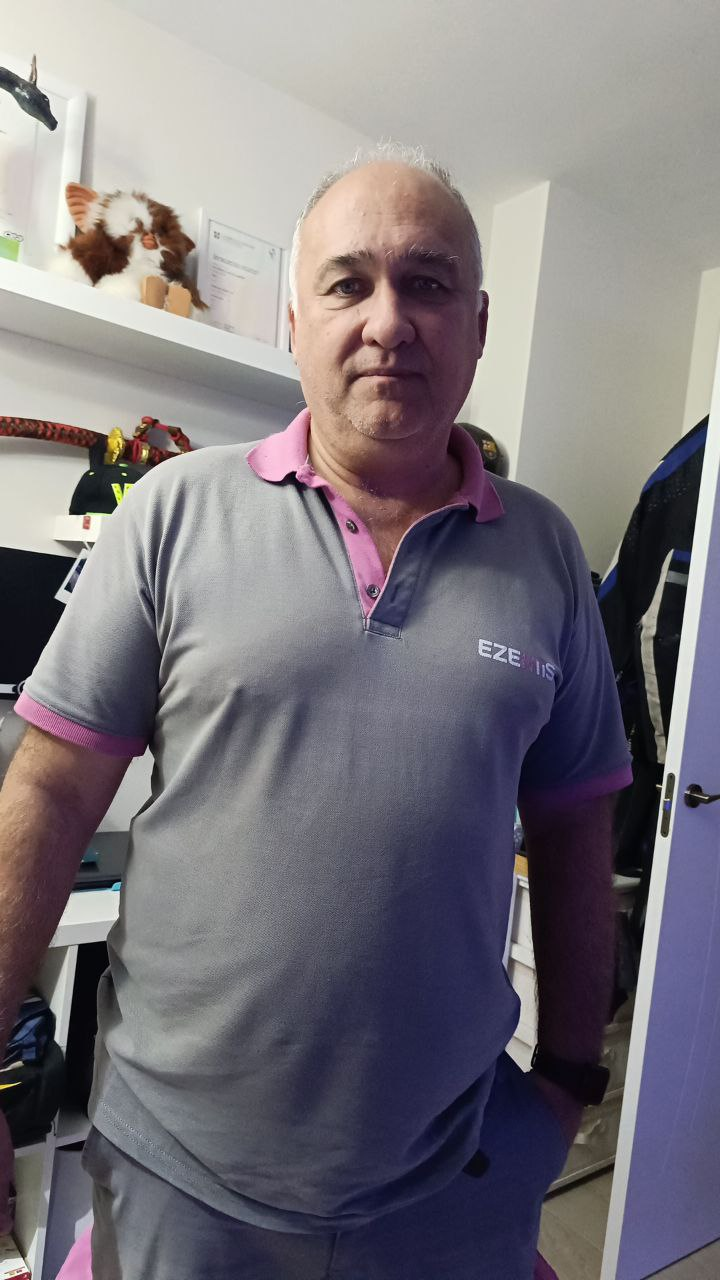
#> input picture IA/imagenes/40.jpg, 720 x 1280 px
$ python pruebas.py
#> lines starting #> are read from the running program, lines starting #| are printed output that depends on the picture; after the words box and inside, x2 and y2 are one past the last pixel; in counts of white or black regions, pixels touching at a corner belong together
import cv2
import sys

faceCascade = cv2.CascadeClassifier(cv2.data.haarcascades + "haarcascade_frontalface_default.xml")


image = cv2.imread("./imagenes/40.jpg")
#> image is the input picture: shape (1280, 720, 3); mean B, G, R 123.6, 117.8, 122.5
gray = cv2.cvtColor(image, cv2.COLOR_BGR2GRAY)
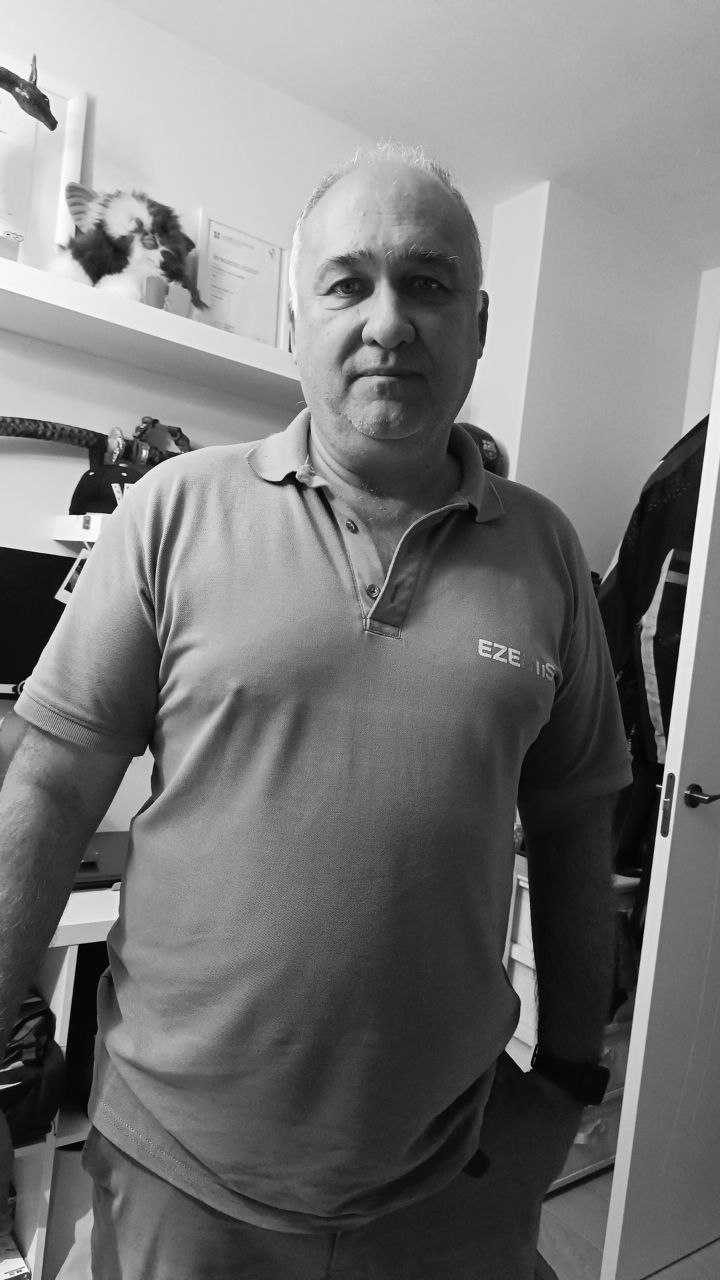
#> gray: shape (1280, 720); min 0, max 255, mean 119.9


faces = faceCascade.detectMultiScale(
    gray,
    scaleFactor=1.1,
    minNeighbors=5,
    minSize=(30, 30),
    flags=cv2.CASCADE_SCALE_IMAGE
)
#> faces = [[275, 200, 225, 225]]


for (x, y, w, h) in faces:
    cv2.rectangle(image, (x, y), (x+w, y+h), (0, 255, 0), 2)
#> this loop made 1 pass
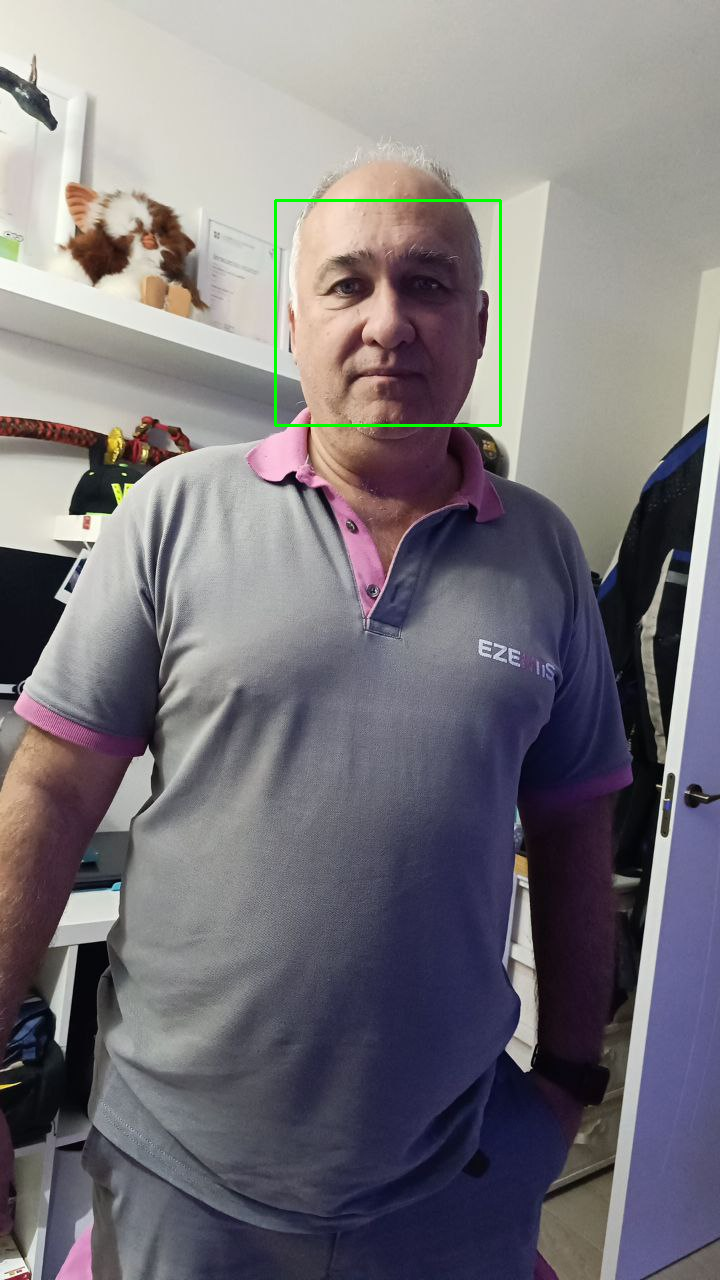
#> image: shape (1280, 720, 3); 0.29% of pixels changed, all inside (x1, y1, x2, y2) = (274, 199, 502, 427)


cv2.imshow("Faces found", image)
cv2.waitKey(0)

$ run again, with IA/imagenes/1.jpg copied over IA/imagenes/40.jpg
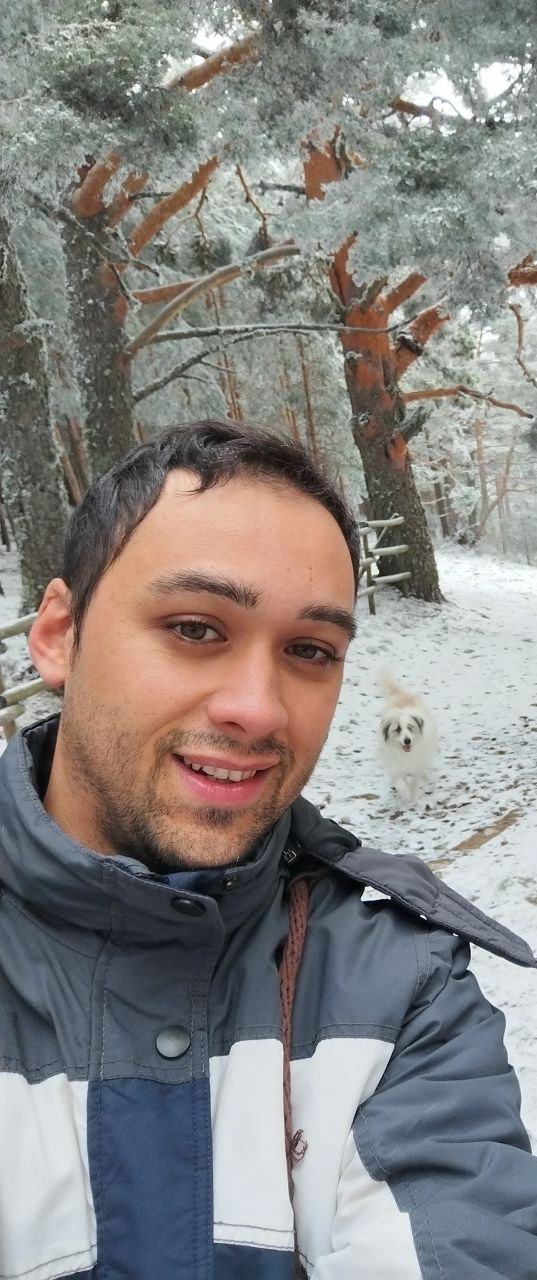
#> input picture IA/imagenes/1.jpg, 537 x 1280 px
#> image is the input picture: shape (1280, 537, 3); mean B, G, R 130.1, 132.4, 135
#> `gray = cv2.cvtColor(image, cv2.COLOR_BGR2GRAY)`:
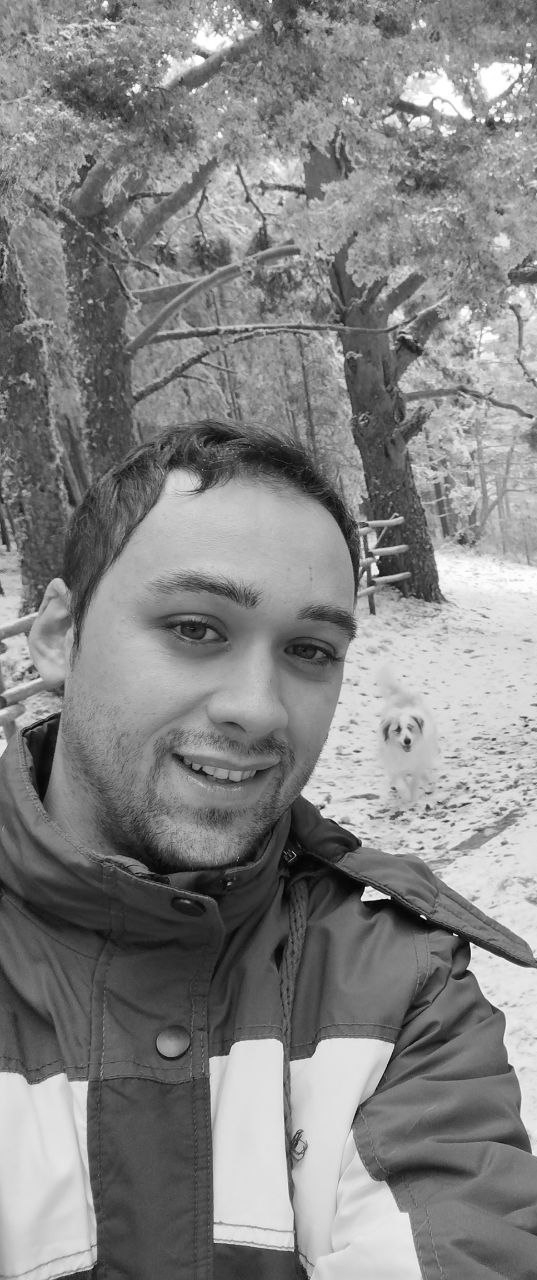
#> gray: shape (1280, 537); min 0, max 255, mean 132.9
#> faces = [[65, 501, 359, 359]]
#> the loop `for (x, y, w, h) in faces:` made 1 pass
#> after the loop `for (x, y, w, h) in faces:`:
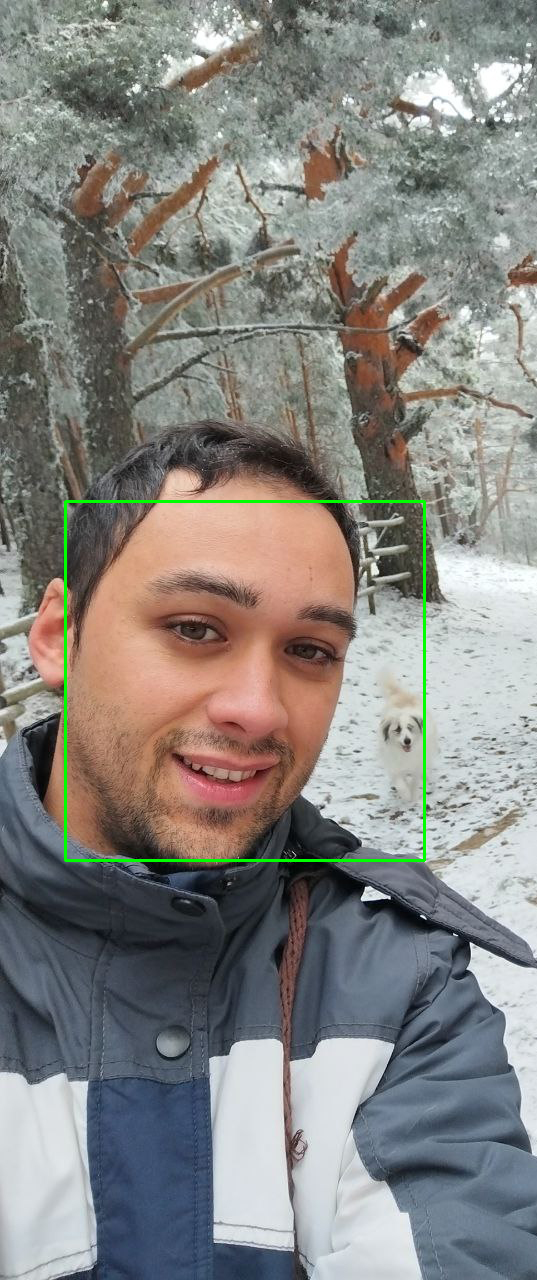
#> image: shape (1280, 537, 3); 0.63% of pixels changed, all inside (x1, y1, x2, y2) = (64, 500, 426, 862)

$ run again, with IA/imagenes/10.jpg copied over IA/imagenes/40.jpg
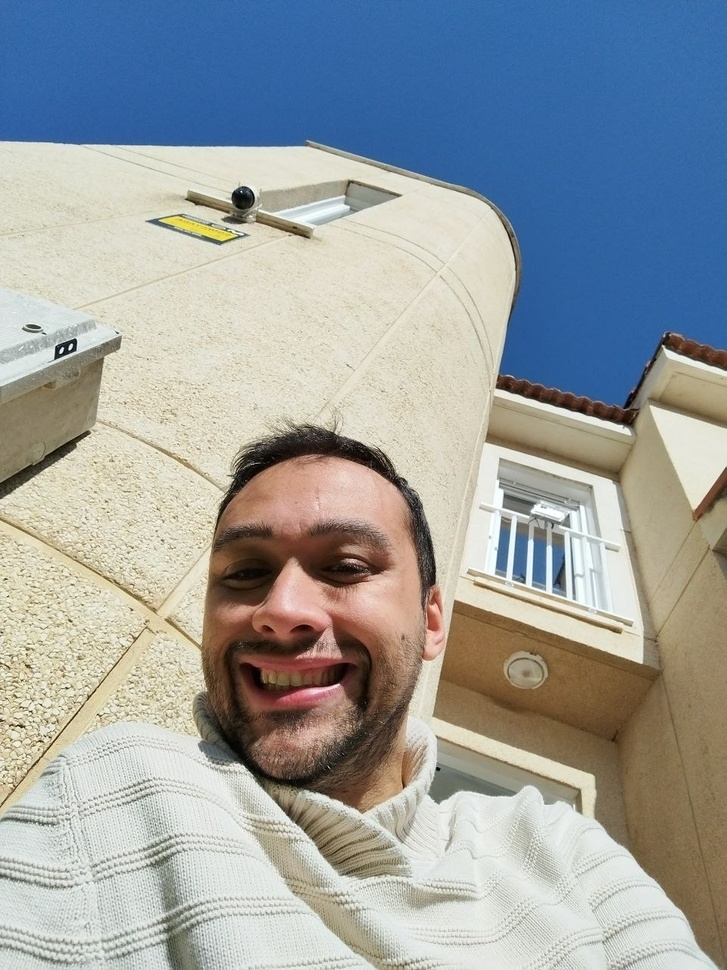
#> input picture IA/imagenes/10.jpg, 727 x 970 px, shrunk from 960 x 1280 before the run
#> image is the input picture: shape (970, 727, 3); mean B, G, R 160.4, 159.7, 154.6
#> `gray = cv2.cvtColor(image, cv2.COLOR_BGR2GRAY)`:
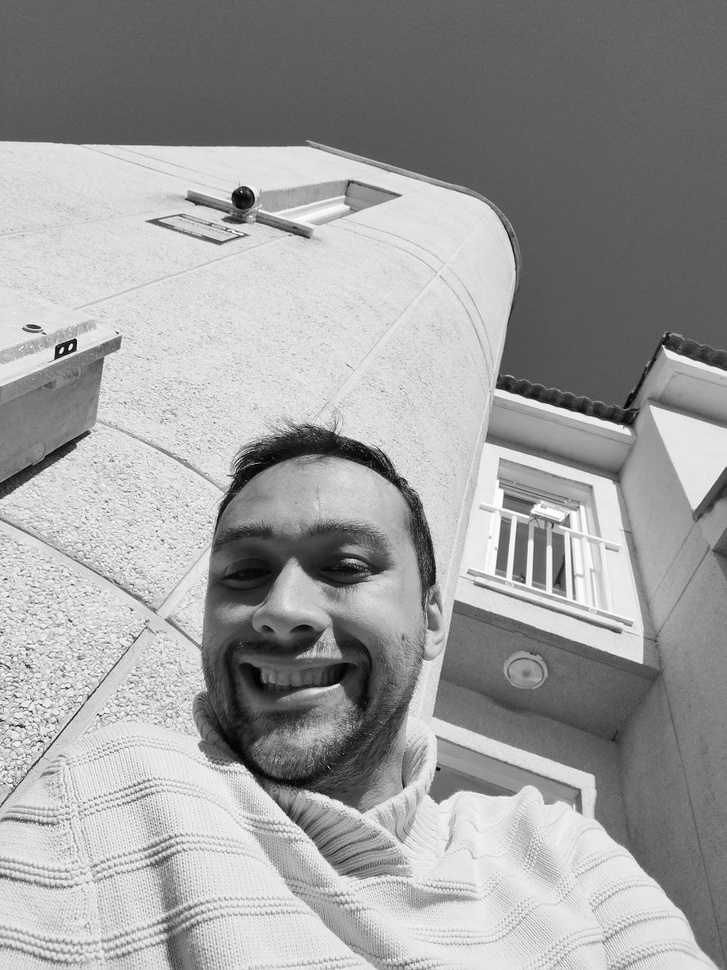
#> gray: shape (970, 727); min 0, max 255, mean 158.2
#> faces = [[152, 458, 281, 281]]
#> the loop `for (x, y, w, h) in faces:` made 1 pass
#> after the loop `for (x, y, w, h) in faces:`:
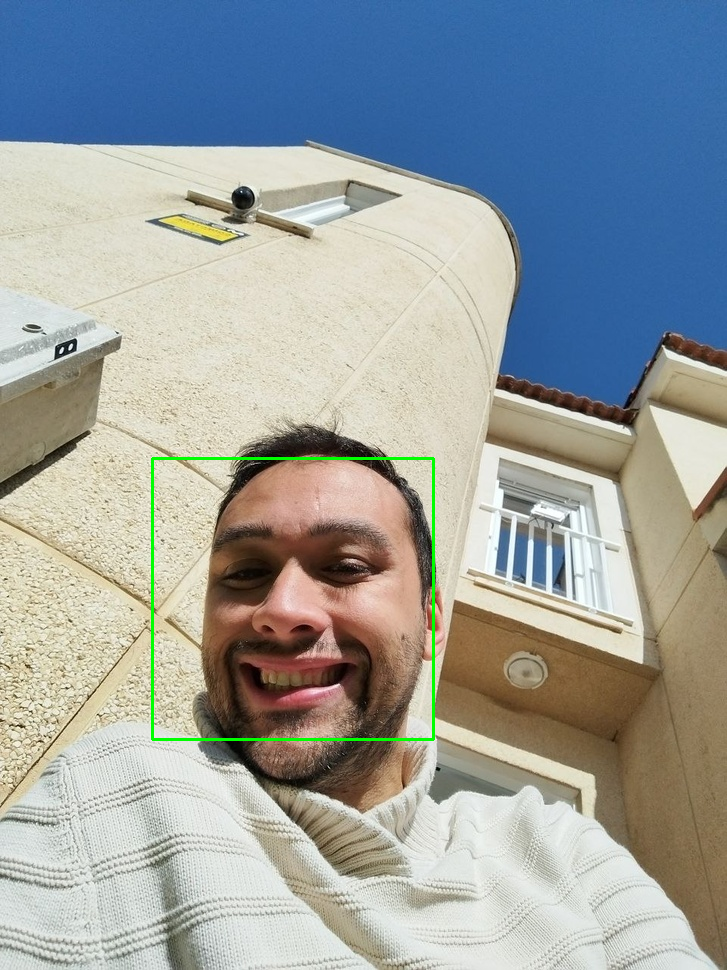
#> image: shape (970, 727, 3); 0.48% of pixels changed, all inside (x1, y1, x2, y2) = (151, 457, 435, 741)

$ run again, with IA/imagenes/11.jpg copied over IA/imagenes/40.jpg
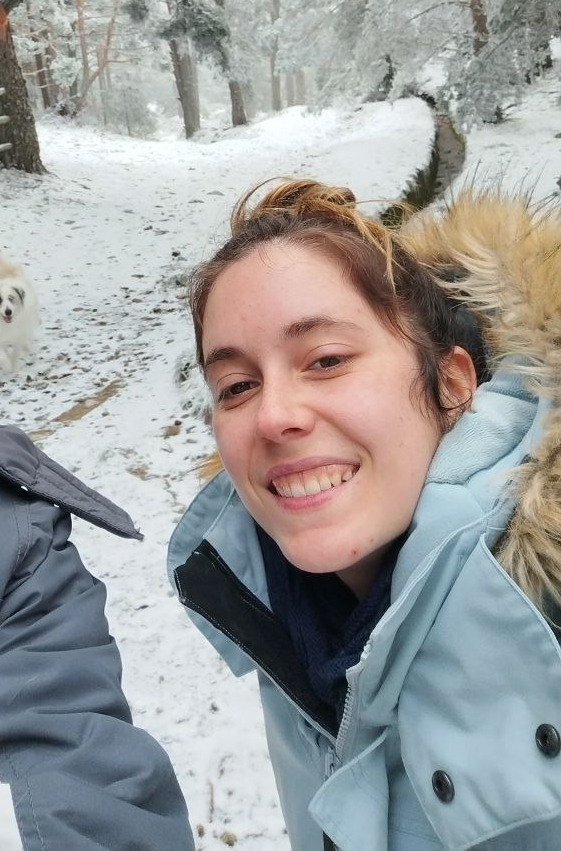
#> input picture IA/imagenes/11.jpg, 561 x 851 px
#> image is the input picture: shape (851, 561, 3); mean B, G, R 156.5, 157.2, 156.6
#> `gray = cv2.cvtColor(image, cv2.COLOR_BGR2GRAY)`:
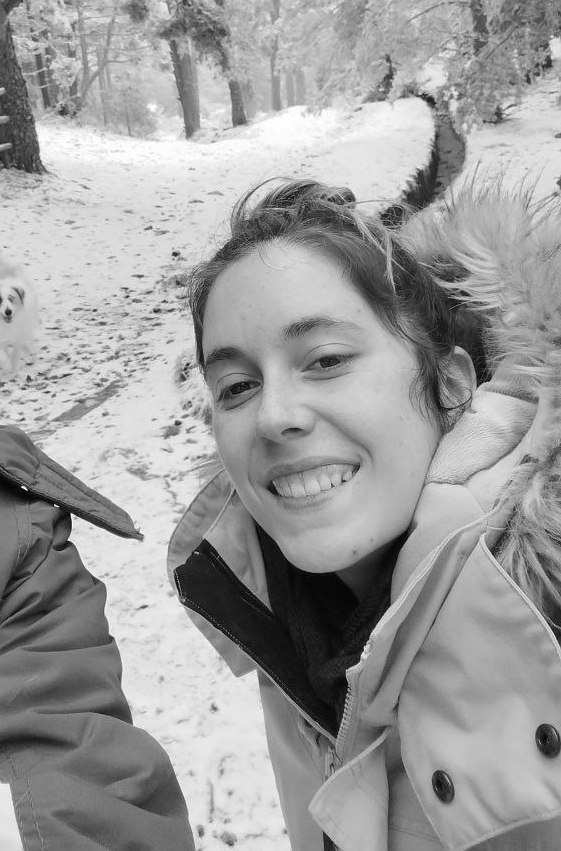
#> gray: shape (851, 561); min 1, max 254, mean 157
#> faces = [[145, 256, 287, 287]]
#> the loop `for (x, y, w, h) in faces:` made 1 pass
#> after the loop `for (x, y, w, h) in faces:`:
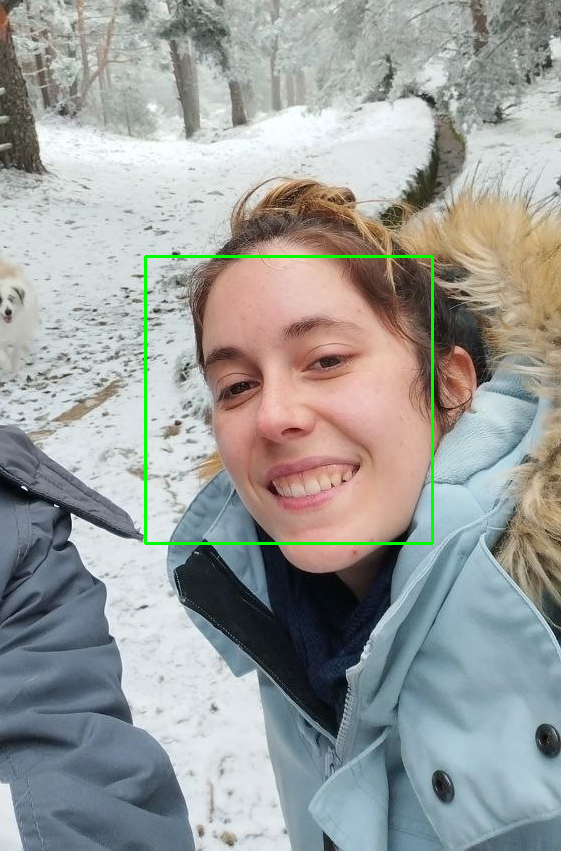
#> image: shape (851, 561, 3); 0.72% of pixels changed, all inside (x1, y1, x2, y2) = (144, 255, 434, 545)
